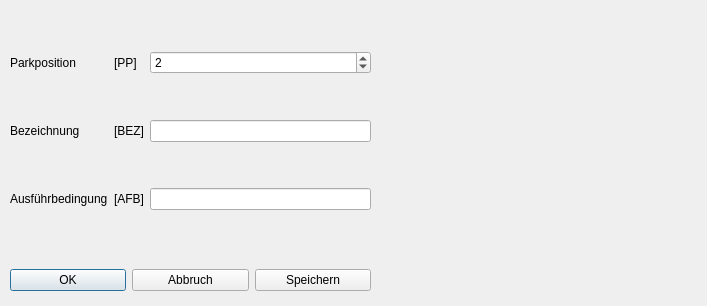
<?xml version="1.0" encoding="UTF-8"?>
<ui version="4.0">
 <class>Dialog_prgende</class>
 <widget class="QDialog" name="Dialog_prgende">
  <property name="geometry">
   <rect>
    <x>0</x>
    <y>0</y>
    <width>707</width>
    <height>306</height>
   </rect>
  </property>
  <property name="windowTitle">
   <string>Programmende</string>
  </property>
  <property name="modal">
   <bool>true</bool>
  </property>
  <widget class="QWidget" name="layoutWidget">
   <property name="geometry">
    <rect>
     <x>10</x>
     <y>260</y>
     <width>361</width>
     <height>41</height>
    </rect>
   </property>
   <layout class="QHBoxLayout" name="horizontalLayout">
    <item>
     <widget class="QPushButton" name="pushButton_ok">
      <property name="text">
       <string>OK</string>
      </property>
     </widget>
    </item>
    <item>
     <widget class="QPushButton" name="pushButton_esc">
      <property name="text">
       <string>Abbruch</string>
      </property>
     </widget>
    </item>
    <item>
     <widget class="QPushButton" name="pushButton_save">
      <property name="text">
       <string>Speichern</string>
      </property>
     </widget>
    </item>
   </layout>
  </widget>
  <widget class="QLabel" name="label_bild">
   <property name="geometry">
    <rect>
     <x>380</x>
     <y>10</y>
     <width>321</width>
     <height>281</height>
    </rect>
   </property>
   <property name="text">
    <string/>
   </property>
  </widget>
  <widget class="QWidget" name="">
   <property name="geometry">
    <rect>
     <x>10</x>
     <y>11</y>
     <width>361</width>
     <height>241</height>
    </rect>
   </property>
   <layout class="QGridLayout" name="gridLayout">
    <item row="0" column="2">
     <widget class="QSpinBox" name="spinBox_papo">
      <property name="minimum">
       <number>1</number>
      </property>
      <property name="maximum">
       <number>5</number>
      </property>
      <property name="value">
       <number>2</number>
      </property>
     </widget>
    </item>
    <item row="1" column="0">
     <widget class="QLabel" name="label_3">
      <property name="text">
       <string>Bezeichnung</string>
      </property>
     </widget>
    </item>
    <item row="0" column="0">
     <widget class="QLabel" name="label">
      <property name="text">
       <string>Parkposition</string>
      </property>
     </widget>
    </item>
    <item row="0" column="1">
     <widget class="QLabel" name="label_2">
      <property name="text">
       <string>[PP]</string>
      </property>
     </widget>
    </item>
    <item row="2" column="0">
     <widget class="QLabel" name="label_4">
      <property name="text">
       <string>Ausführbedingung</string>
      </property>
     </widget>
    </item>
    <item row="1" column="1">
     <widget class="QLabel" name="label_5">
      <property name="text">
       <string>[BEZ]</string>
      </property>
     </widget>
    </item>
    <item row="2" column="1">
     <widget class="QLabel" name="label_6">
      <property name="text">
       <string>[AFB]</string>
      </property>
     </widget>
    </item>
    <item row="1" column="2">
     <widget class="QLineEdit" name="lineEdit_bez"/>
    </item>
    <item row="2" column="2">
     <widget class="QLineEdit" name="lineEdit_afb"/>
    </item>
   </layout>
  </widget>
 </widget>
 <tabstops>
  <tabstop>spinBox_papo</tabstop>
  <tabstop>lineEdit_bez</tabstop>
  <tabstop>lineEdit_afb</tabstop>
  <tabstop>pushButton_ok</tabstop>
  <tabstop>pushButton_esc</tabstop>
  <tabstop>pushButton_save</tabstop>
 </tabstops>
 <resources/>
 <connections/>
</ui>
